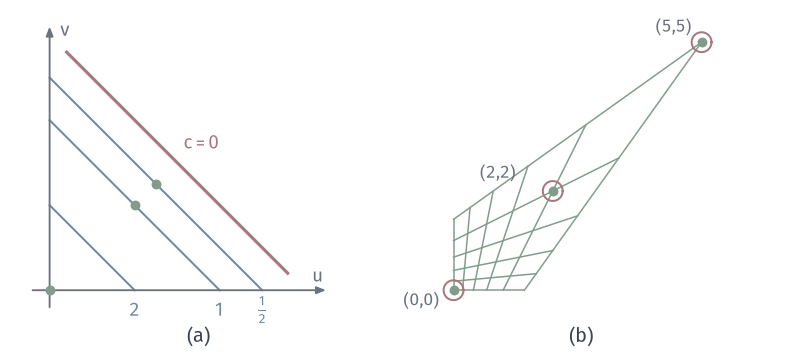

This figure's Python source:
from pathlib import Path
import sys
ROOT = next(p for p in Path(__file__).resolve().parents if (p/"build.sh").is_file() and (p/"tex/book.tex").is_file())
sys.path.insert(0, str(ROOT/"figures/04-spaces-measures-and-geometry/04-manifolds/matplotlib/mfd-common"))
from mfd3d import *
def axes_box(ax, x0, y0, w, h, xlim, ylim):
    """Plain axes at mm position on the canvas (data coordinates in the returned callable)."""
    sx, sy = w/(xlim[1]-xlim[0]), h/(ylim[1]-ylim[0])
    return (lambda x, y: (x0+(np.asarray(x)-xlim[0])*sx, y0+(np.asarray(y)-ylim[0])*sy))
def axis(ax, a, b, **kw):
    arrow(ax, a, b, color=MUTED, lw=.75, scale=5.5, zorder=2)

"""Denominator c=3-u-v of the example homography; equal image errors have algebraic size c*err."""
W, H = 112, 50
fig, ax = canvas(W, H)
Hm = np.array([[2, 0, 0], [0, 2, 0], [-1, -1, 3.0]])
# (a) source plane levels
s, cx, cy = 12, 7, 9
P = lambda p: (cx+s*p[0], cy+s*p[1])
for c, col, lw in ((2, BLUE, .8), (1, BLUE, .8), (.5, BLUE, .8)):
    a = 3-c
    ax.plot([P((max(a-2.6, 0), a-max(a-2.6, 0)))[0], P((a-max(a-2.6, 0), max(a-2.6, 0)))[0]], [P((max(a-2.6, 0), a-max(a-2.6, 0)))[1], P((a-max(a-2.6, 0), max(a-2.6, 0)))[1]], color=col, lw=lw, zorder=2)
ax.plot([P((.2, 2.8))[0], P((2.8, .2))[0]], [P((.2, 2.8))[1], P((2.8, .2))[1]], color=RED, lw=1.25, zorder=3)
axis(ax, P((-.2, 0)), P((3.25, 0))); axis(ax, P((0, -.2)), P((0, 3.1)))
pts = [(0, 0, GREEN), (1, 1, GREEN), (1.25, 1.25, GREEN)]
for u, v, col in pts: dot(ax, P((u, v)), col)
label(ax, P((3.25, 0))+np.array([-.4, 2.0]), '$u$', 7.5, MUTED, ha='right'); label(ax, P((0, 3.1))+np.array([1.5, -.5]), '$v$', 7.5, MUTED, ha='left')
for a, txt in ((1, '2'), (2, '1'), (2.5, r'$\frac{1}{2}$')):
    label(ax, P((a, 0))+np.array([0, -2.8]), txt, 7.5, BLUE)
label(ax, P((1.45, 1.55))+np.array([1.5, 2.2]), '$c=0$', 7.5, RED, ha='left', halo=True)
panel_tag(ax, 28, 1.7, '(a)')
# (b) image with circles of equal radius
sc, cx2, cy2 = 7.0, 64, 9
Q = lambda p: (cx2+sc*p[0], cy2+sc*p[1])
def proj(u, v):
    z = Hm@np.array([u, v, 1.0]); return z[:2]/z[2]
t = np.linspace(0, 1.25, 60)
for k in np.linspace(0, 1.25, 6):
    a = np.array([proj(k, x) for x in t]); b = np.array([proj(x, k) for x in t])
    ax.plot(cx2+sc*a[:, 0], cy2+sc*a[:, 1], color=GREEN, lw=.6, zorder=2); ax.plot(cx2+sc*b[:, 0], cy2+sc*b[:, 1], color=GREEN, lw=.6, zorder=2)
th = np.linspace(0, 2*np.pi, 121); r = .2
for u, v, col in pts:
    q = proj(u, v)
    ax.plot(cx2+sc*(q[0]+r*np.cos(th)), cy2+sc*(q[1]+r*np.sin(th)), color=RED, lw=.8, zorder=4); dot(ax, Q(q), col, zorder=5)
label(ax, Q((0, 0))+np.array([-2, -1.4]), '(0,0)', 7, MUTED, ha='right'); label(ax, Q((2, 2))+np.array([-5.2, 2.6]), '(2,2)', 7, MUTED, ha='right'); label(ax, Q((5, 5))+np.array([-1.4, 2.2]), '(5,5)', 7, MUTED, ha='right')
panel_tag(ax, 82, 1.7, '(b)')
save(fig, Path(__file__).resolve().parent, 'figure', {'formula': 'c=3-u-v; H=[2,0,0;0,2,0;-1,-1,3]; points (0,0),(1,1),(1.25,1.25)'})
